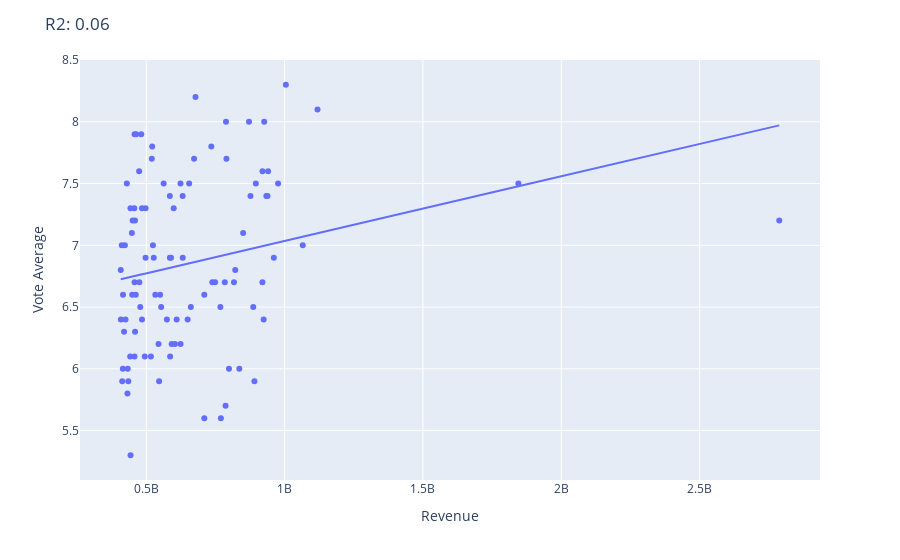

The notebook cell saved with this chart:
### Markdown cell above
Correlación Popularity y Vote Average, no parece que exista o es muy débil. (R2 = 0.06)

### Code cell
fig = px.scatter(top100, x="Revenue", y="Vote Average", trendline="ols",hover_data=["Title"])
r2 = px.get_trendline_results(fig).px_fit_results.iloc[0].rsquared
fig.update_layout(
    title_text=f'R2: ' + "{:.2f}".format(r2), 
)
fig.show()

### Figure 1 — Plotly figure (JSON) as saved in the notebook; plotly's stock layout.template omitted (floating-point values rounded to 4 significant figures)
{"data": [{"customdata": [["Avatar"], ["Titanic"], ["The Lord of the Rings: The Return of the King"], ["Pirates of the Caribbean: Dead Man's Chest"], ["The Dark Knight"], ["Harry Potter and the Philosopher's Stone"], ["Pirates of the Caribbean: At World's End"], ["Finding Nemo"], ["Harry Potter and the Order of the Phoenix"], ["Harry Potter and the Half-Blood Prince"], ["The Lord of the Rings: The Two Towers"], ["Star Wars: Episode I - The Phantom Menace"], ["Jurassic Park"], ["Shrek 2"], ["Harry Potter and the Goblet of Fire"], ["Spider-Man 3"], ["Ice Age: Dawn of the Dinosaurs"], ["Harry Potter and the Chamber of Secrets"], ["The Lord of the Rings: The Fellowship of the Ring"], ["Star Wars: Episode III - Revenge of the Sith"], ["Transformers: Revenge of the Fallen"], ["Spider-Man"], ["Independence Day"], ["Shrek the Third"], ["Harry Potter and the Prisoner of Azkaban"], ["The Lion King"], ["Indiana Jones and the Kingdom of the Crystal Skull"], ["Spider-Man 2"], [2012], ["The Da Vinci Code"], ["The Chronicles of Narnia: The Lion, the Witch and the Wardrobe"], ["The Matrix Reloaded"], ["Up"], ["The Twilight Saga: New Moon"], ["Transformers"], ["Forrest Gump"], ["The Sixth Sense"], ["Ice Age: The Meltdown"], ["Pirates of the Caribbean: The Curse of the Black Pearl"], ["Star Wars: Episode II - Attack of the Clones"], ["Kung Fu Panda"], ["The Incredibles"], ["Hancock"], ["Ratatouille"], ["Mamma Mia!"], ["Madagascar: Escape 2 Africa"], ["Casino Royale"], ["War of the Worlds"], ["Men in Black"], ["Quantum of Solace"], ["I Am Legend"], ["Iron Man"], ["Night at the Museum"], ["Monsters, Inc."], ["Armageddon"], ["King Kong"], ["Mission: Impossible II"], ["The Day After Tomorrow"], ["Madagascar"], ["The Simpsons Movie"], ["Sherlock Holmes"], ["WALL¬∑E"], ["Terminator 2: Judgment Day"], ["Meet the Fockers"], ["Troy"], ["Toy Story 2"], ["Twister"], ["Bruce Almighty"], ["Shrek"], ["Saving Private Ryan"], ["Mr. & Mrs. Smith"], ["Charlie and the Chocolate Factory"], ["Indiana Jones and the Last Crusade"], ["The Matrix"], ["Cars"], ["X-Men: The Last Stand"], ["The Hangover"], ["Mission: Impossible"], ["Gladiator"], ["National Treasure: Book of Secrets"], ["The Last Samurai"], ["Ocean's Eleven"], ["Pearl Harbor"], ["Tarzan"], ["Alvin and the Chipmunks: The Squeakquel"], ["The Bourne Ultimatum"], ["Men in Black II"], ["Terminator 3: Rise of the Machines"], ["The Mummy Returns"], ["Die Another Day"], ["Cast Away"], ["The Matrix Revolutions"], [300], ["The Chronicles of Narnia: Prince Caspian"], ["The Mummy"], ["Sex and the City"], ["Night at the Museum: Battle of the Smithsonian"], ["Batman"], ["Signs"], ["X2"]], "hovertemplate": "Revenue=%{x}<br>Vote Average=%{y}<br>Title=%{customdata[0]}<extra></extra>", "legendgroup": "", "marker": {"color": "#636efa", "symbol": "circle"}, "mode": "markers", "name": "", "orientation": "v", "showlegend": false, "type": "scatter", "x": [2787965087, 1845034188, 1118888979, 1065659812, 1004558444, 976475550, 961000000, 940335536, 938212738, 933959197, 926287400, 924317558, 920100000, 919838758, 895921036, 890871626, 886686817, 876688482, 871368364, 850000000, 836297228, 821708551, 816969268, 798958165, 789804554, 788241776, 786636033, 783766341, 769653595, 767820459, 748806957, 738599701, 735099082, 709827462, 709709780, 677945399, 672806292, 660940780, 655011224, 649398328, 631744560, 631442092, 624029371, 623722818, 609841637, 603900354, 599045960, 591739379, 589390539, 586090727, 585349010, 585174222, 574480841, 562816256, 553799566, 550000000, 546388105, 544272402, 532680671, 527068851, 524028679, 521311860, 520000000, 516642939, 497409852, 497366869, 494471524, 484572835, 484409218, 481840909, 478207520, 474968763, 474171806, 463517383, 461983149, 459359555, 459270619, 457696359, 457640427, 457363168, 456758981, 450717150, 449220945, 448000000, 443140005, 442824138, 441818803, 435000000, 433013274, 431971116, 429632142, 424988211, 422610419, 419651413, 415885488, 415252786, 413106170, 411348924, 408247917, 407711549], "xaxis": "x", "y": [7.2, 7.5, 8.1, 7, 8.3, 7.5, 6.9, 7.6, 7.4, 7.4, 8, 6.4, 7.6, 6.7, 7.5, 5.9, 6.5, 7.4, 8, 7.1, 6, 6.8, 6.7, 6, 7.7, 8, 5.7, 6.7, 5.6, 6.5, 6.7, 6.7, 7.8, 5.6, 6.6, 8.2, 7.7, 6.5, 7.5, 6.4, 6.9, 7.4, 6.2, 7.5, 6.4, 6.2, 7.3, 6.2, 6.9, 6.1, 6.9, 7.4, 6.4, 7.5, 6.5, 6.6, 5.9, 6.2, 6.6, 6.9, 7, 7.8, 7.7, 6.1, 6.9, 7.3, 6.1, 6.4, 7.3, 7.9, 6.5, 6.7, 7.6, 7.9, 6.6, 6.3, 7.2, 6.7, 7.9, 6.1, 7.3, 7.2, 6.6, 7.1, 5.3, 7.3, 6.1, 5.9, 6, 5.8, 7.5, 6.4, 7, 6.3, 6.6, 6, 5.9, 7, 6.4, 6.8], "yaxis": "y"}, {"hovertemplate": "<b>OLS trendline</b><br>Vote Average = 5.23591e-10 * Revenue + 6.51148<br>R<sup>2</sup>=0.055642<br><br>Revenue=%{x}<br>Vote Average=%{y} <b>(trend)</b><extra></extra>", "legendgroup": "", "marker": {"color": "#636efa", "symbol": "circle"}, "mode": "lines", "name": "", "showlegend": false, "type": "scatter", "x": [407711549, 408247917, 411348924, 413106170, 415252786, 415885488, 419651413, 422610419, 424988211, 429632142, 431971116, 433013274, 435000000, 441818803, 442824138, 443140005, 448000000, 449220945, 450717150, 456758981, 457363168, 457640427, 457696359, 459270619, 459359555, 461983149, 463517383, 474171806, 474968763, 478207520, 481840909, 484409218, 484572835, 494471524, 497366869, 497409852, 516642939, 520000000, 521311860, 524028679, 527068851, 532680671, 544272402, 546388105, 550000000, 553799566, 562816256, 574480841, 585174222, 585349010, 586090727, 589390539, 591739379, 599045960, 603900354, 609841637, 623722818, 624029371, 631442092, 631744560, 649398328, 655011224, 660940780, 672806292, 677945399, 709709780, 709827462, 735099082, 738599701, 748806957, 767820459, 769653595, 783766341, 786636033, 788241776, 789804554, 798958165, 816969268, 821708551, 836297228, 850000000, 871368364, 876688482, 886686817, 890871626, 895921036, 919838758, 920100000, 924317558, 926287400, 933959197, 938212738, 940335536, 961000000, 976475550, 1004558444, 1065659812, 1118888979, 1845034188, 2787965087], "xaxis": "x", "y": [6.725, 6.725, 6.727, 6.728, 6.729, 6.729, 6.731, 6.733, 6.734, 6.736, 6.738, 6.738, 6.739, 6.743, 6.743, 6.744, 6.746, 6.747, 6.747, 6.751, 6.751, 6.751, 6.751, 6.752, 6.752, 6.753, 6.754, 6.76, 6.76, 6.762, 6.764, 6.765, 6.765, 6.77, 6.772, 6.772, 6.782, 6.784, 6.784, 6.786, 6.787, 6.79, 6.796, 6.798, 6.799, 6.801, 6.806, 6.812, 6.818, 6.818, 6.818, 6.82, 6.821, 6.825, 6.828, 6.831, 6.838, 6.838, 6.842, 6.842, 6.851, 6.854, 6.858, 6.864, 6.866, 6.883, 6.883, 6.896, 6.898, 6.904, 6.914, 6.914, 6.922, 6.923, 6.924, 6.925, 6.93, 6.939, 6.942, 6.949, 6.957, 6.968, 6.971, 6.976, 6.978, 6.981, 6.993, 6.993, 6.995, 6.996, 7.0, 7.003, 7.004, 7.015, 7.023, 7.037, 7.069, 7.097, 7.478, 7.971], "yaxis": "y"}], "layout": {"legend": {"tracegroupgap": 0}, "margin": {"t": 60}, "title": {"text": "R2: 0.06"}, "xaxis": {"anchor": "y", "domain": [0, 1], "title": {"text": "Revenue"}}, "yaxis": {"anchor": "x", "domain": [0, 1], "title": {"text": "Vote Average"}}}}
